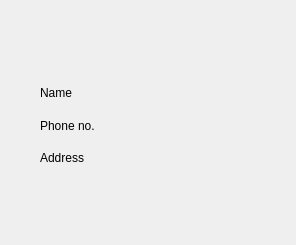
<?xml version="1.0" encoding="UTF-8"?>
<ui version="4.0">
 <class>MemberCard</class>
 <widget class="QWidget" name="MemberCard">
  <property name="geometry">
   <rect>
    <x>0</x>
    <y>0</y>
    <width>296</width>
    <height>245</height>
   </rect>
  </property>
  <property name="windowTitle">
   <string>Form</string>
  </property>
  <widget class="QWidget" name="">
   <property name="geometry">
    <rect>
     <x>40</x>
     <y>80</y>
     <width>201</width>
     <height>91</height>
    </rect>
   </property>
   <layout class="QVBoxLayout" name="verticalLayout">
    <item>
     <widget class="QLabel" name="NameLabel">
      <property name="text">
       <string>Name</string>
      </property>
     </widget>
    </item>
    <item>
     <widget class="QLabel" name="PhoneLabel">
      <property name="text">
       <string>Phone no.</string>
      </property>
     </widget>
    </item>
    <item>
     <widget class="QLabel" name="AddressLabel">
      <property name="text">
       <string>Address</string>
      </property>
     </widget>
    </item>
   </layout>
  </widget>
 </widget>
 <resources/>
 <connections/>
</ui>
